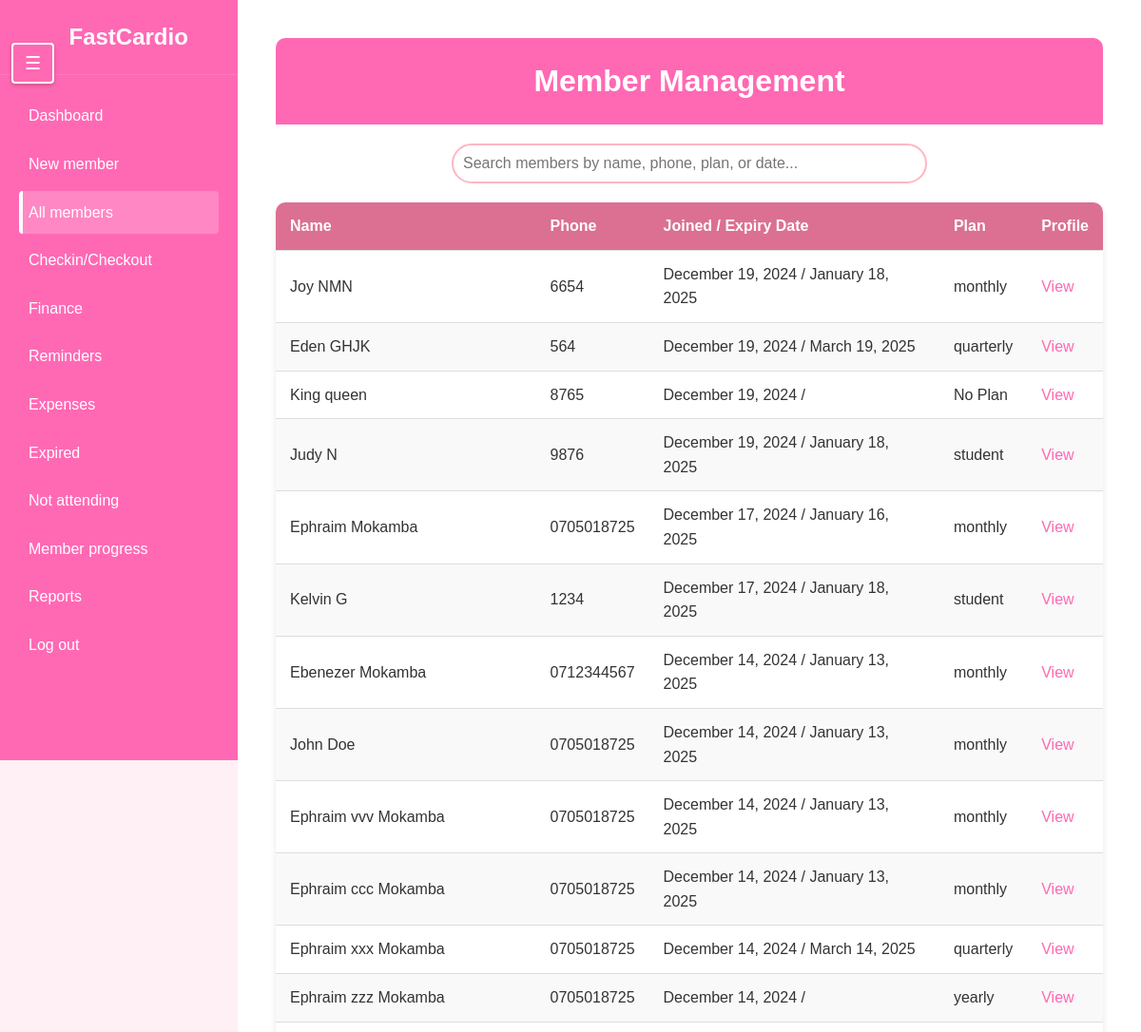
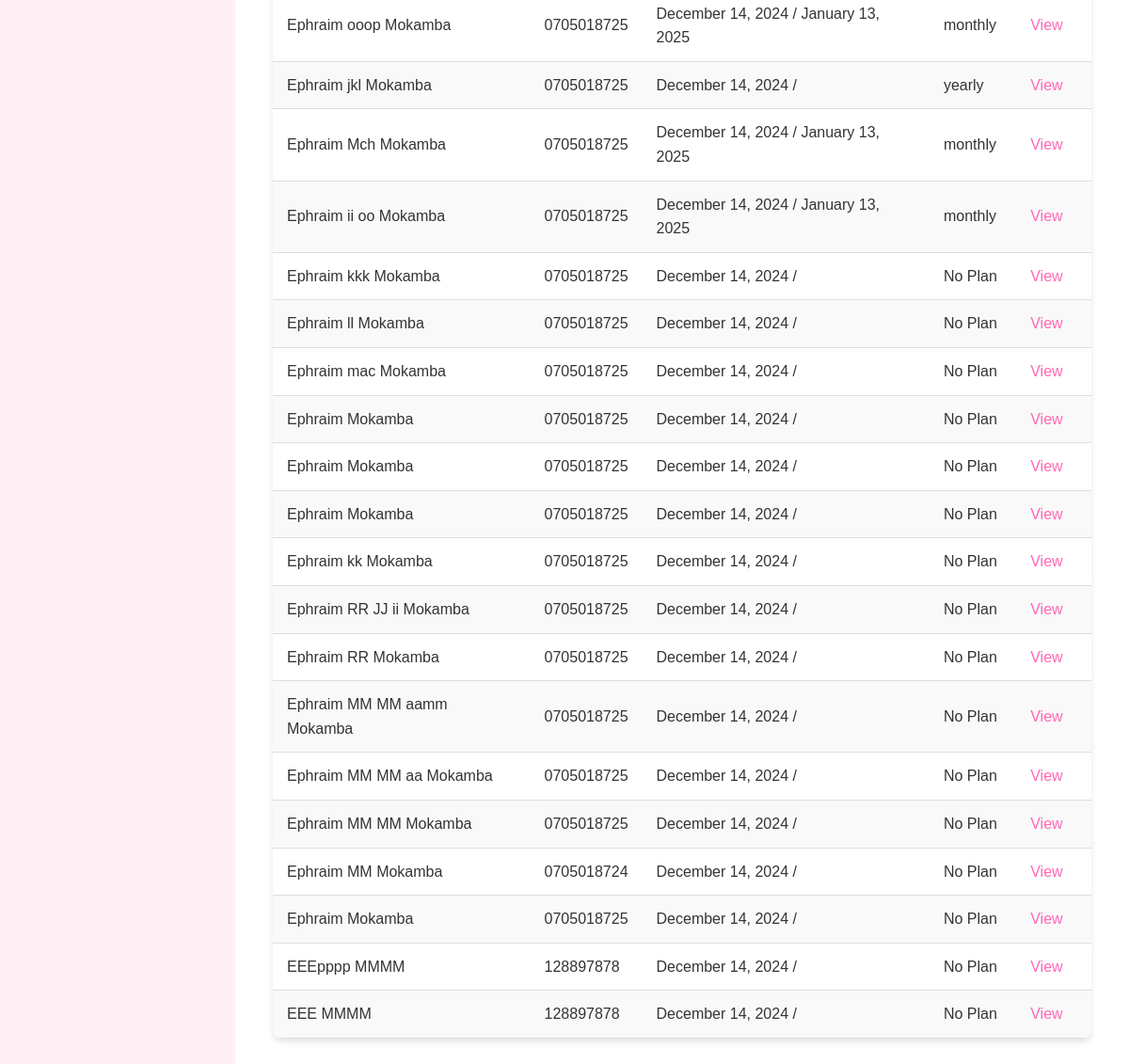
The page /members/ on the database as committed earlier (2 pictures, top to bottom).
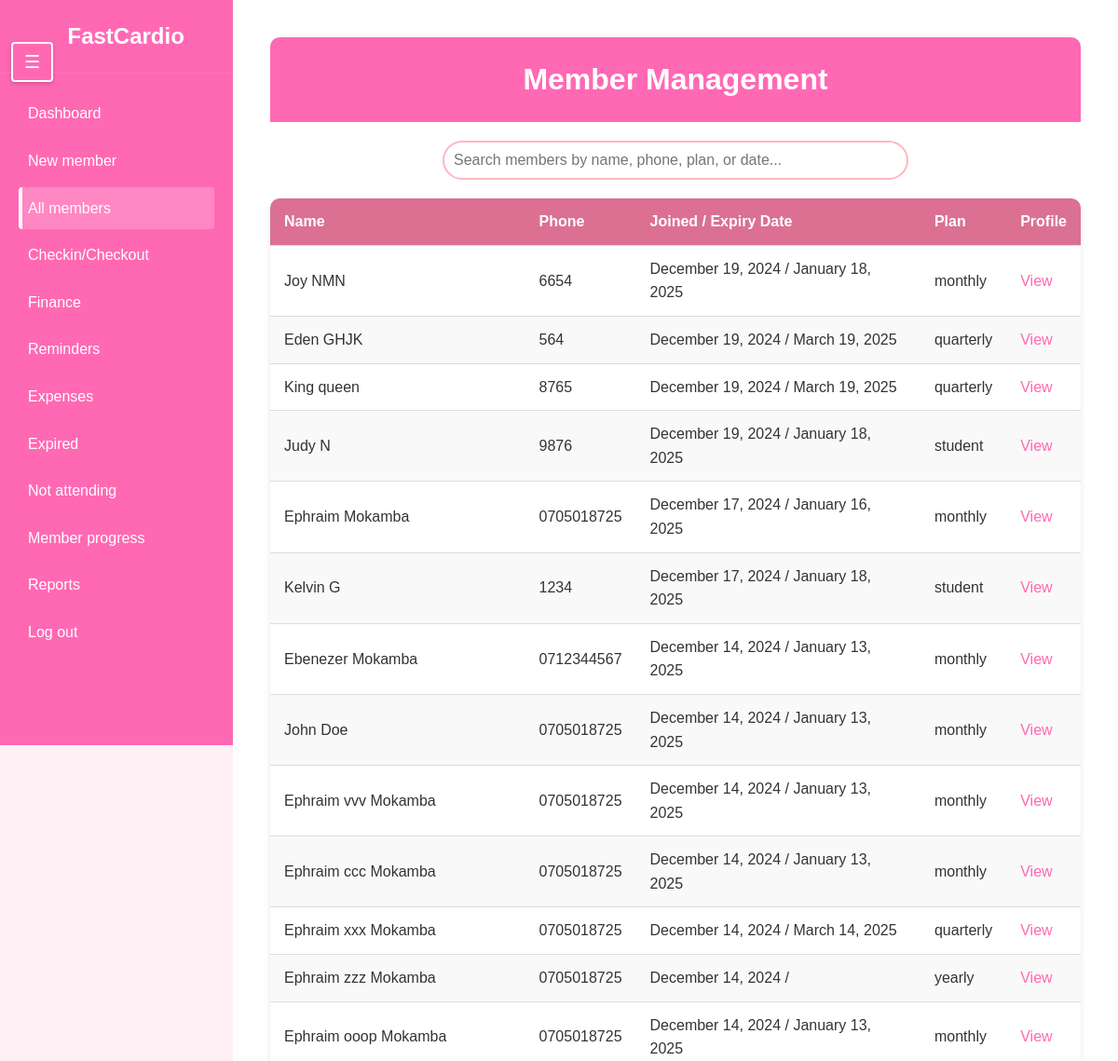
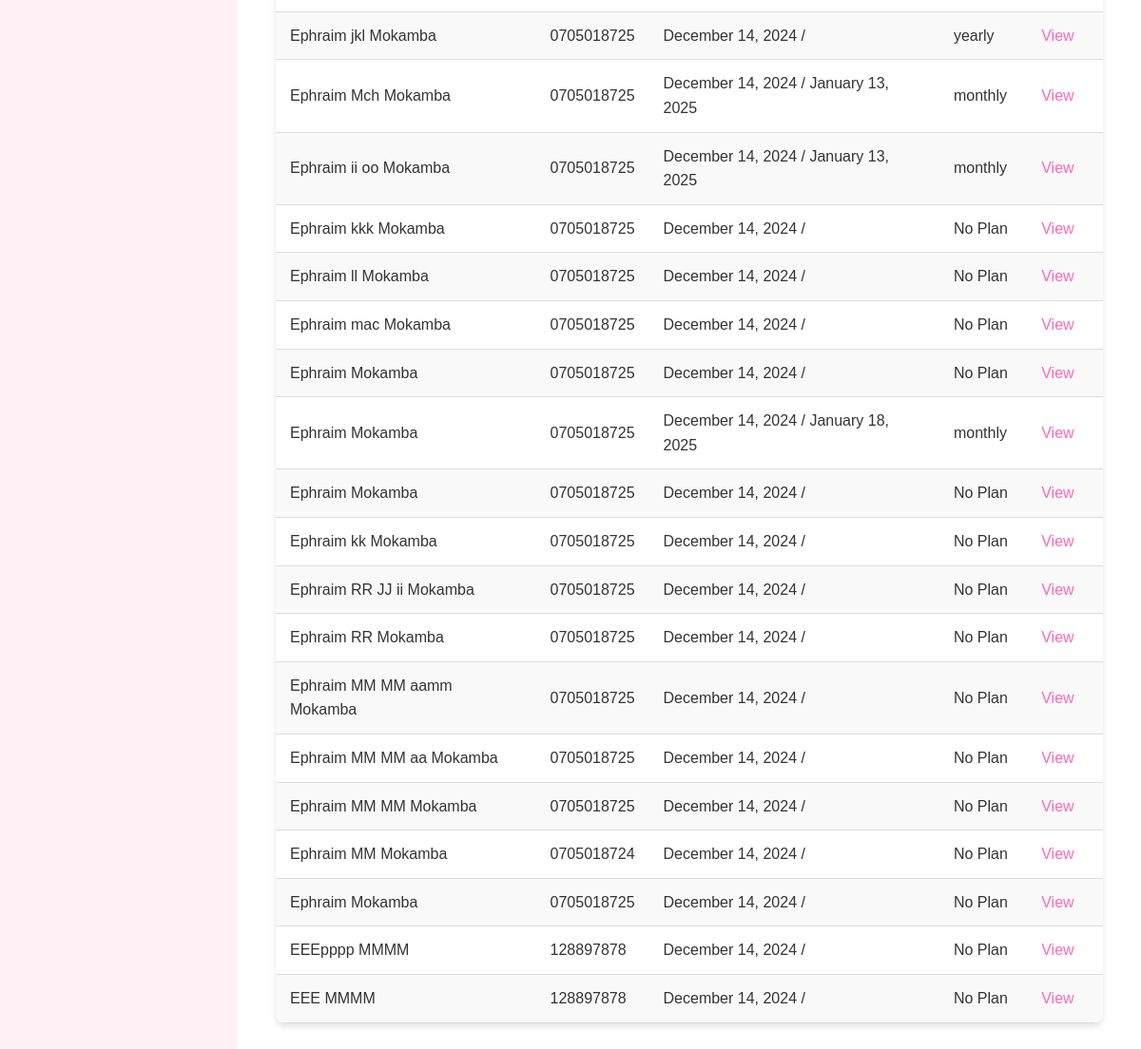
The same page on the database as committed later (2 pictures, top to bottom).
### members/models.py (models this page shows, shortened)
class Member(models.Model):
    first_name = models.CharField(max_length=50)
    last_name = models.CharField(max_length=50)
    phone_number = models.CharField(max_length=15)
    date_joined = models.DateTimeField(auto_now_add=True)
    is_active = models.BooleanField(default=True)
    is_frozen = models.BooleanField(default=False)
    additional_info = models.TextField(blank=True,null=True)
    gender = models.CharField(max_length= 6)
    def __str__(self):
        return f"{self.first_name} {self.last_name}"

class PaymentDetails(models.Model):
    PLAN_CHOICES = [
        ('daily', 'Daily'),
        ('monthly', 'Monthly'),
        ('quarterly', 'Quarterly'),
        ('biannually', 'Biannually'),
        ('annually', 'Annually'),
        ('student', 'Student Package'),
    ]
    member = models.ForeignKey('Member', on_delete=models.CASCADE, related_name='payments', verbose_name="Member")
    plan = models.CharField(max_length=20, choices=PLAN_CHOICES, verbose_name="Payment Plan")
    amount = models.DecimalField(max_digits=10, decimal_places=2, verbose_name="Amount Paid")
    payment_date = models.DateField(default=timezone.now, verbose_name="Payment Date")
    transaction_id = models.CharField(max_length=100, blank=True, null=True, verbose_name="Transaction ID")
    class Meta:
        verbose_name = "Payment Detail"
        verbose_name_plural = "Payment Details"
        ordering = ['-payment_date']

### members/views.py (the view)
# urls.py: path('', include('members.urls'))
def members(request):
    members_with_payments = []
    for member in Member.objects.filter(is_active=True):
        payments = PaymentDetails.objects.filter(member=member)
        total_amount_paid = payments.aggregate(total=Sum('amount'))['total'] or 0
        latest_payment = payments.order_by('-payment_date').first()
        expiry_date = None
        membership_status = 'Expired'
        if latest_payment:
            expiry_date = calculate_expiry_date(latest_payment.payment_date, latest_payment.plan)
            if expiry_date:
                today = timezone.now().date()
                days_until_expiry = (expiry_date - today).days
                if days_until_expiry > 7:
                    membership_status = 'Active'
                elif days_until_expiry > 0:
                    membership_status = 'Expiring Soon'
                else:
                    membership_status = 'Expired'
        member_data = {
            'id': member.id,
            'full_name': str(member),
            'first_name': member.first_name,
            'last_name': member.last_name,
            'phone_number': member.phone_number,
            'date_joined': member.date_joined,
            'additional_info': member.additional_info or '',
            'total_amount_paid': total_amount_paid,
            'latest_plan': latest_payment.plan if latest_payment else 'No Plan',
            'latest_payment_date': latest_payment.payment_date if latest_payment else None,
            'expiry_date': expiry_date,
            'membership_status': membership_status,
            'days_until_expiry': (expiry_date - timezone.now().date()).days if expiry_date else None
        }
        members_with_payments.append(member_data)
    members_with_payments.reverse()
    return render(request, 'allmembers.html', {
        'members': members_with_payments,
        'today': timezone.now().date()
    })

### members/views.py (called while the page is built)
def calculate_expiry_date(payment_date, plan):
    if plan == 'daily':
        return payment_date + timedelta(days=1)
    elif plan == 'monthly':
        return payment_date + timedelta(days=30)
    elif plan == 'quarterly':
        return payment_date + timedelta(days=90)
    elif plan == 'biannually':
        return payment_date + timedelta(days=182)
    elif plan == 'annually':
        return payment_date + timedelta(days=365)
    elif plan == 'student':
        return payment_date + timedelta(days=30)
    return None

### members/templates/allmembers.html (shortened to what this page needs)
{% extends 'sidebar.html' %}
{% load static %}
{% block extra_styles %}
    <link rel="stylesheet" href="{% static 'allmembers.css' %}">
{% endblock %}
{% block content %}
    <div class="dashboard">
        <header class="dashboard-header">
            <h1>Member Management</h1>
        </header>
        <div class="search-container">
            <input type="text" id="searchInput" class="search-input" placeholder="Search members by name, phone, plan, or date...">
        </div>
        <table class="members-table">
            <thead>
                <tr>
                    <th>Name</th>
                    <th>Phone</th>
                    <th>Joined / Expiry Date</th>
                    <th>Plan</th>
                    <th>Profile</th>
                </tr>
            </thead>
            <tbody id="memberTableBody">
                {% for member in members %}
                <tr>
                    <td>{{ member.full_name }}</td>
                    <td>{{ member.phone_number }}</td>
                    <td>{{ member.date_joined|date:"F d, Y" }} / {{ member.expiry_date|date:"F d, Y" }} </td>
                    <td>{{ member.latest_plan }}</td>
                    <td><a style="text-decoration: none; color: #FF69B4;" href="{% url 'Member details' member.id %}">View</a>
                </tr>
                {% endfor %}
            </tbody>
        </table>
    </div>
{% endblock %}

Rows that differ between the two databases and show on the page:
added PaymentDetails: latest_plan "quarterly"
added PaymentDetails: latest_plan "monthly"
Other text that changed with them:
new list line: "King queen / March 19, 2025 View"
new list line: "8765 December 19, 2024"
new list line: "Ephraim Mokamba / January 18, 2025 View"
new list line: "0705018725 December 14, 2024"
list line gone: "King queen / No Plan View"
list line gone: "8765 December 19, 2024"
list line gone: "Ephraim Mokamba / No Plan View"
list line gone: "0705018725 December 14, 2024"
